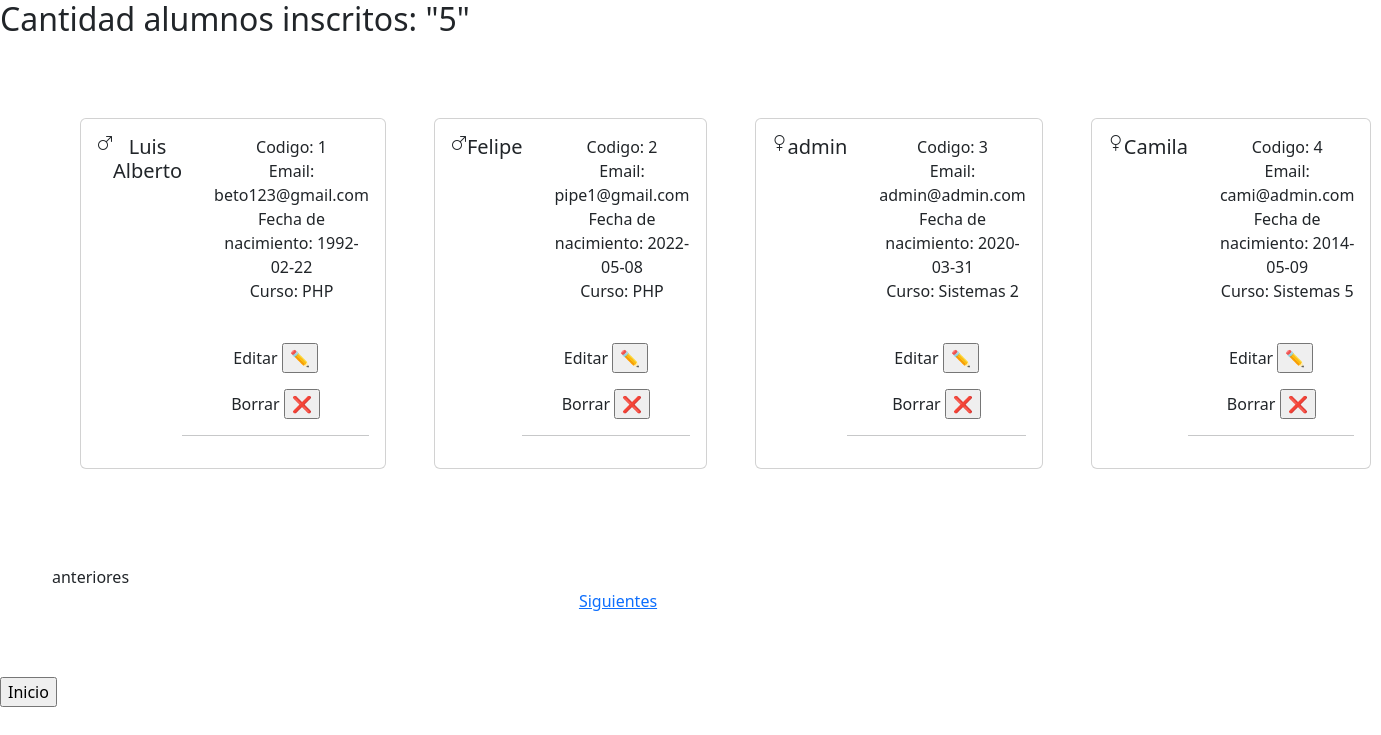
Page /alumnos/tablaAlumnos.php on the committed database.
### tables this page shows
CREATE TABLE `alumnos` (
  `codigo` int(11) NOT NULL,
  `nombre` varchar(50) DEFAULT NULL,
  `mail` varchar(70) DEFAULT NULL,
  `codigocurso` int(11) DEFAULT NULL,
  `contraseña` varchar(10) NOT NULL,
  `fechanac` date DEFAULT NULL,
  `genero` varchar(1) NOT NULL
);

CREATE TABLE `cursos` (
  `codigo` int(11) NOT NULL,
  `nombrecurso` varchar(40) DEFAULT NULL
);

### alumnos/tablaAlumnos.php (the view, shortened to what this page needs)
<html>
  <head>
  <link rel="stylesheet" href="../public/css/bootstrap.min.css">
  <link rel="stylesheet" href="https://cdn.jsdelivr.net/npm/bootstrap-icons@1.9.1/font/bootstrap-icons.css">
</head>
    <body>
<?php
if (isset($_REQUEST['pos']))
$inicio = $_REQUEST['pos'];
else
$inicio = 0;
?>
<?php
    require_once("../externo1.php");
    $conexion01= retornarConexion();
    $registros01  = mysqli_query($conexion01, "select count(*)
                                              as cantidadAlum
                                              from alumnos ")
                                              or die("Problemas en el select:" . mysqli_error($conexion));
    $resp         = mysqli_fetch_array($registros01);
    echo "<h2 class=''> Cantidad alumnos inscritos: \"$resp[cantidadAlum]\" </h2>";
    ?>
<div class="container m-5 p-2 d-flex">
  <?php
  $conexion       = retornarConexion();
  $impresos =     0 ;
    $registros    = mysqli_query($conexion, "select alu.codigo as codigo,
                                          alu.nombre,
                                          alu.mail,
                                          alu.codigocurso,
                                          alu.fechanac,
                                          alu.contraseña,
                                          alu.genero,
                                          cur.nombrecurso
                                     from alumnos as alu
                                     inner join cursos as cur on cur.codigo = alu.codigocurso limit $inicio,4") or
    die("Problemas en el select:" . mysqli_error($conexion));
  while ($reg = mysqli_fetch_array($registros)) :?>
    <?php $impresos++?>
    <div class="card-group card-p m-4">
      <div class="card">
        <div class="card-body d-flex">
          <?php
            if($reg['genero']== 'F'):?>
              <i class="bi bi-gender-female"></i>
            <?php else: ?>
              <i class="bi bi-gender-male"></i>
          <?php endif ?>
          <h5 class="card-title"><?=$reg['nombre']?></h5>
          <div class="card-text">
            <ul>
              <li>Codigo: <?=$reg['codigo']?></li>
              <li>Email: <?=$reg['mail']?></li>
              <li>Fecha de nacimiento: <?=$reg['fechanac']?></li>
              <li>Curso: <?=$reg['nombrecurso']?></li>
            </ul>
            <form action='modificar2.php' method= 'post'>
              <input type='hidden' value='<?=$reg['codigo']?>' name='codigo'><br>
            Editar
              <input type = 'submit' value = '✏️'>
            </form>
            <form action='borrarReg2.php' method= 'post'>
              Borrar <input type = 'submit' value = '❌'>
            </form>
              <hr>
          </div>
        </div>
      </div>
    </div>
  <?php endwhile ?>
  </div>
  <div class="container m-5 p-3">
      <div class="row">
        <?php if ($inicio == 0) :?>
          anteriores
        <?php else:?>
          <?php $anterior = $inicio - 4;?>
              <a href=\"tablaAlumnos.php?pos=$anterior\">Anteriores </a>
        <?php endif?>
        <?php if ($impresos == 4) :?>
              <a href=\"tablaAlumnos.php?pos=$proximo\">Siguientes</a>
          <?php else:?>
           siguientes
          <hr>
        <?php endif?>
      </div>
  </div>
  <form action="../menu.php" method= "post">
    <input type="submit" value="Inicio">
  </form>
</body>
</html>

### alumnos/tablaAlumnos.php (style rules this page uses)
div { text-align: center; }
div.card-p { border-radius: 25px; width: 420px; }
ul { list-style: none; }

### rows in the picture
alumnos: genero "M" (drawn), nombre "Luis Alberto", codigo "1", mail "beto123@gmail.com", fechanac "1992-02-22", cursos.nombrecurso "PHP"
alumnos: genero "M" (drawn), nombre "Felipe", codigo "2", mail "pipe1@gmail.com", fechanac "2022-05-08", cursos.nombrecurso "PHP"
alumnos: genero "F" (drawn), nombre "admin", codigo "3", mail "admin@admin.com", fechanac "2020-03-31", cursos.nombrecurso "Sistemas 2"
alumnos: genero "F" (drawn), nombre "Camila", codigo "4", mail "cami@admin.com", fechanac "2014-05-09", cursos.nombrecurso "Sistemas 5"
